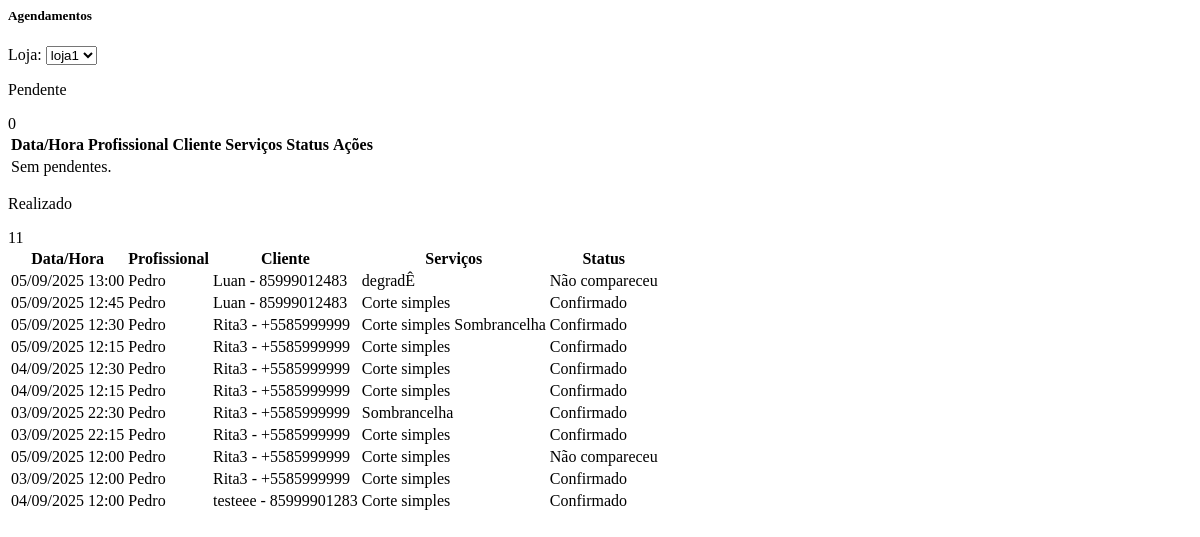
The page /home/agendamentos/ (signed in) on the database as committed earlier.
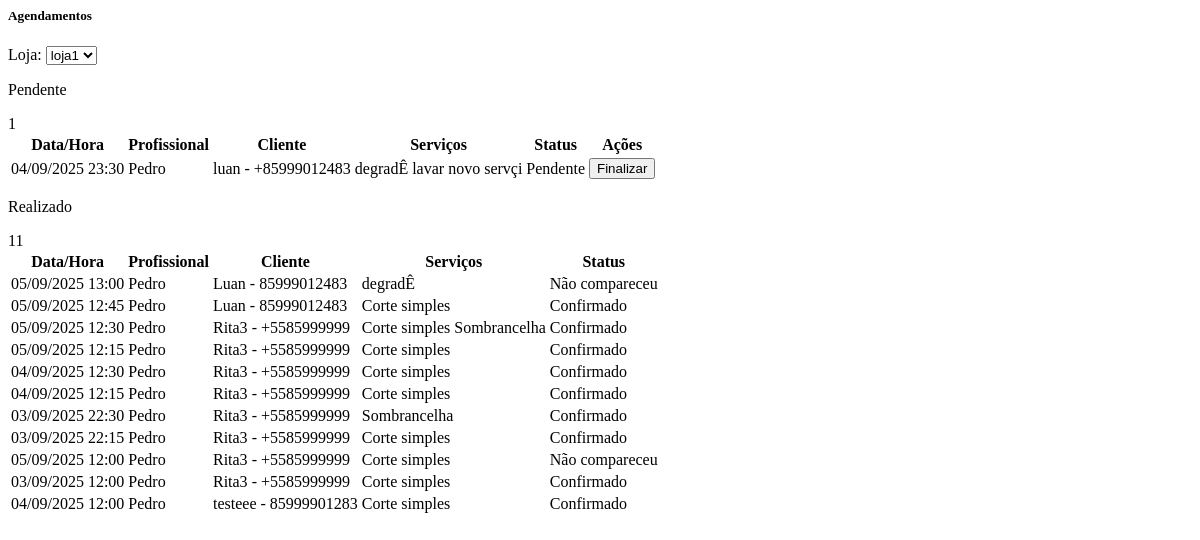
The same page on the database as committed later.
### apps/appointments/models.py (models this page shows, shortened)
class Agendamento(models.Model):
    cliente = models.ForeignKey(
        settings.AUTH_USER_MODEL,
        on_delete=models.CASCADE,
        related_name="agendamentos"
    )
    loja = models.ForeignKey("cadastro.Loja", on_delete=models.CASCADE, related_name="agendamentos")
    funcionario = models.ForeignKey("cadastro.Funcionario", on_delete=models.CASCADE, related_name="agendamentos")
    servicos = models.ManyToManyField("cadastro.Servico", related_name="agendamentos")
    duracao_total_minutos = models.PositiveIntegerField(default=0)
    data = models.DateField()
    hora = models.TimeField()
    criado_em = models.DateTimeField(auto_now_add=True)
    confirmado = models.BooleanField(default=False)
    no_show = models.BooleanField(default=False)
    class FormaPagamento(models.TextChoices):
        PIX = "pix", "PIX"
        DEBITO = "debito", "Débito"
        DINHEIRO = "dinheiro", "Dinheiro"
        CREDITO = "credito", "Cartão de Crédito"
    valor_final = models.DecimalField(
        max_digits=10, decimal_places=2, null=True, blank=True
    )
    teve_desconto = models.BooleanField(default=False)
    forma_pagamento = models.CharField(
        max_length=20, choices=FormaPagamento.choices, blank=True, null=True
    )
    observacao = models.TextField(blank=True)
    finalizado_em = models.DateTimeField(blank=True, null=True)

### apps/cadastro/models.py (models this page shows, shortened)
class Funcionario(models.Model):
    class Cargo(models.TextChoices):
        BARBEIRO = 'barbeiro', 'Barbeiro'
        CABELEIREIRO = 'cabeleireiro', 'Cabeleireiro(a)'
        MANICURE = 'manicure', 'Manicure/Pedicure'
        ESTETICISTA = 'esteticista', 'Esteticista'
        SOMBRANCELHA = 'sobrancelha', 'Designer de Sobrancelha'
        RECEPCAO = 'recepcao', 'Recepção'
        OUTRO = 'outro', 'Outro'
    phone_regex = RegexValidator(
        r'^\+?\d{10,15}$',
        'Informe telefone no formato internacional, ex.: +5585...'
    )
    loja = models.ForeignKey('Loja', on_delete=models.CASCADE, related_name='funcionarios')
    nome = models.CharField(max_length=120)
    cargo = models.CharField(max_length=20, choices=Cargo.choices, default=Cargo.BARBEIRO)
    email = models.EmailField(blank=True, null=True)
    telefone = models.CharField(max_length=17, blank=True, null=True, validators=[phone_regex])
    slug = models.SlugField(max_length=160, blank=True)
    ativo = models.BooleanField(default=True)
    criado_em = models.DateTimeField(auto_now_add=True)
    atualizado_em = models.DateTimeField(auto_now=True)
    class Meta:
        verbose_name = 'Funcionário'
        verbose_name_plural = 'Funcionários'
        unique_together = (('loja', 'slug'),)
        ordering = ('nome',)

class Servico(models.Model):
    loja = models.ForeignKey(Loja, on_delete=models.CASCADE, related_name='servicos')
    nome = models.CharField(max_length=160)
    slug = models.SlugField(max_length=180, blank=True)
    descricao = models.TextField(blank=True)
    duracao_minutos = models.PositiveSmallIntegerField(validators=[MinValueValidator(1)], default=30)
    preco = models.DecimalField(max_digits=10, decimal_places=2, validators=[MinValueValidator(0)])
    profissionais = models.ManyToManyField('Funcionario', related_name='servicos', blank=True)
    ativo = models.BooleanField(default=True)
    criado_em = models.DateTimeField(auto_now_add=True)
    atualizado_em = models.DateTimeField(auto_now=True)
    class Meta:
        verbose_name = "Serviço"
        verbose_name_plural = "Serviços"
        ordering = ("nome",)
        unique_together = (("loja", "slug"),)

### apps/accounts/models.py (models this page shows, shortened)
class User(AbstractUser):
    nome = models.CharField(max_length=120, blank=True, null=True)
    sobrenome = models.CharField(max_length=120, blank=True, null=True)
    grupo = models.SlugField(max_length=150, blank=True)  # << slug único para subdomínio
    email = models.EmailField(unique=True)
    is_owner = models.BooleanField(default=False)
    is_client = models.BooleanField(default=False)
    phone_regex = RegexValidator(r"^\+?\d{10,15}$", "Informe telefone no formato internacional, ex.: +5585...")
    phone = models.CharField(max_length=17, blank=True, null=True, validators=[phone_regex])
    full_name = models.CharField(max_length=120, blank=True, null=True)
    USERNAME_FIELD = "email"
    REQUIRED_FIELDS = []
    objects = UserManager()

### apps/accounts/views.py (the view)
# urls.py: path("home/agendamentos/", views.owner_home_agendamentos, name="owner_home_agendamentos"),
@login_required
@subscription_required
def owner_home_agendamentos(request):
    if not getattr(request.user, 'is_owner', False):
        return redirect('accounts:owner_login')
    lojas = request.user.lojas.order_by('nome')
    loja_id = request.GET.get('loja_filtro') or request.GET.get('loja')
    loja_sel = get_object_or_404(lojas, pk=loja_id) if loja_id else (lojas.first() if lojas.exists() else None)
    base = Agendamento.objects.filter(loja__owner=request.user)
    if loja_sel:
        base = base.filter(loja=loja_sel)
    pendentes = base.filter(confirmado=False).order_by('criado_em')[:20]
    realizados = base.filter(confirmado=True).order_by('-criado_em')[:20]
    ctx = {
        'lojas': lojas,
        'loja': loja_sel,
        'pendentes': pendentes,
        'realizados': realizados,
        'total_pendentes': base.filter(confirmado=False).count(),
        'total_realizados': base.filter(confirmado=True).count(),
    }
    return render(request, 'accounts/partials/owner_home_agendamentos.html', ctx)

### apps/accounts/models.py (called while the page is built)
    def is_active(self) -> bool:
        return timezone.now() <= self.end_date

### apps/accounts/templates/accounts/partials/owner_home_agendamentos.html (shortened to what the changed rows need)
<div id="agendamentos-section">
  <div class="row">
    <div class="col-md-6">
      <div class="card">
        <div class="card-body">
          <div class="d-md-flex align-items-center">
            <div class="ms-auto mt-3 mt-md-0">
              <span class="badge bg-warning text-dark">{{ total_pendentes }}</span>
            </div>
          </div>
          <div class="table-responsive mt-4">
            <table class="table mb-0 text-nowrap varient-table align-middle fs-3">
              <thead>
                <tr>
                  <th>Data/Hora</th>
                  <th>Profissional</th>
                  <th>Cliente</th>
                  <th>Serviços</th>
                  <th>Status</th>
                  <th>Ações</th>
                </tr>
              </thead>
              <tbody>
                {% for a in pendentes %}
                <tr>
                  <td>{{ a.data|date:"d/m/Y" }} {{ a.hora|time:"H:i" }}</td>
                  <td>{{ a.funcionario.nome }}</td>
                  <td>{{ a.cliente.full_name }} - {{a.cliente.phone}}
                  <td>
                    {% if a.servicos.all %}
                      {% for s in a.servicos.all %}
                        <span class="badge text-bg-light">{{ s.nome }}</span>
                      {% endfor %}
                    {% else %}
                      <span class="text-muted">—</span>
                    {% endif %}
                  </td>
                  <td>{% if a.no_show %}Não compareceu{% elif a.confirmado %}Confirmado{% else %}Pendente{% endif %}</td>
                  <td>
                    <button class="btn btn-sm btn-outline-success"
                            data-bs-toggle="modal"
                            data-bs-target="#modalShell"
                            hx-get="{% url 'appointments:finalizar_agendamento' a.pk %}"
                            hx-target="#modalShell .modal-content"
                            hx-swap="innerHTML">
                      Finalizar
                    </button>
                  </td>
                </tr>
                {% empty %}
                <tr><td colspan="6" class="text-muted">Sem pendentes.</td></tr>
                {% endfor %}
              </tbody>
            </table>
          </div>
        </div>
      </div>
    </div>
    <div class="col-md-6">
      <div class="card">
        <div class="card-body">
          <div class="table-responsive mt-4">
            <table class="table mb-0 text-nowrap varient-table align-middle fs-3">
              <thead>
                <tr>
                  <th>Data/Hora</th>
                  <th>Profissional</th>
                  <th>Cliente</th>
                  <th>Serviços</th>
                  <th>Status</th>
                </tr>
              </thead>
              <tbody>
                {% for a in realizados %}
                <tr>
                  <td>{{ a.data|date:"d/m/Y" }} {{ a.hora|time:"H:i" }}</td>
                  <td>{{ a.funcionario.nome }}</td>
                  <td>{{ a.cliente.full_name }} - {{a.cliente.phone}}
                  </td>
                  <td>
                    {% if a.servicos.all %}
                      {% for s in a.servicos.all %}
                        <span class="badge text-bg-light">{{ s.nome }}</span>
                      {% endfor %}
                    {% else %}
                      <span class="text-muted">—</span>
                    {% endif %}
                  </td>
                  <td>{% if a.no_show %}Não compareceu{% elif a.confirmado %}Confirmado{% else %}Pendente{% endif %}</td>
                </tr>
                {% empty %}
                <tr><td colspan="6" class="text-muted">Sem realizados.</td></tr>
                {% endfor %}
              </tbody>
            </table>
          </div>
        </div>
      </div>
    </div>
  </div>
</div>

Rows that differ between the two databases and show on the page:
added Agendamento: data "04/09/2025", hora "23:30", funcionario.nome "Pedro", cliente.full_name "luan", cliente.phone "+85999012483", no_show "Pendente", Servico (nome "degradÊ"), shown under "Agendamentos"
now on this page (row unchanged): Servico: nome "lavar", shown under "04/09/2025"
now on this page (row unchanged): Servico: nome "novo servçi", shown under "04/09/2025"
Other text that changed with them:
{{ total_pendentes }}: "0" → "1"
text no longer shown: "Sem pendentes."
